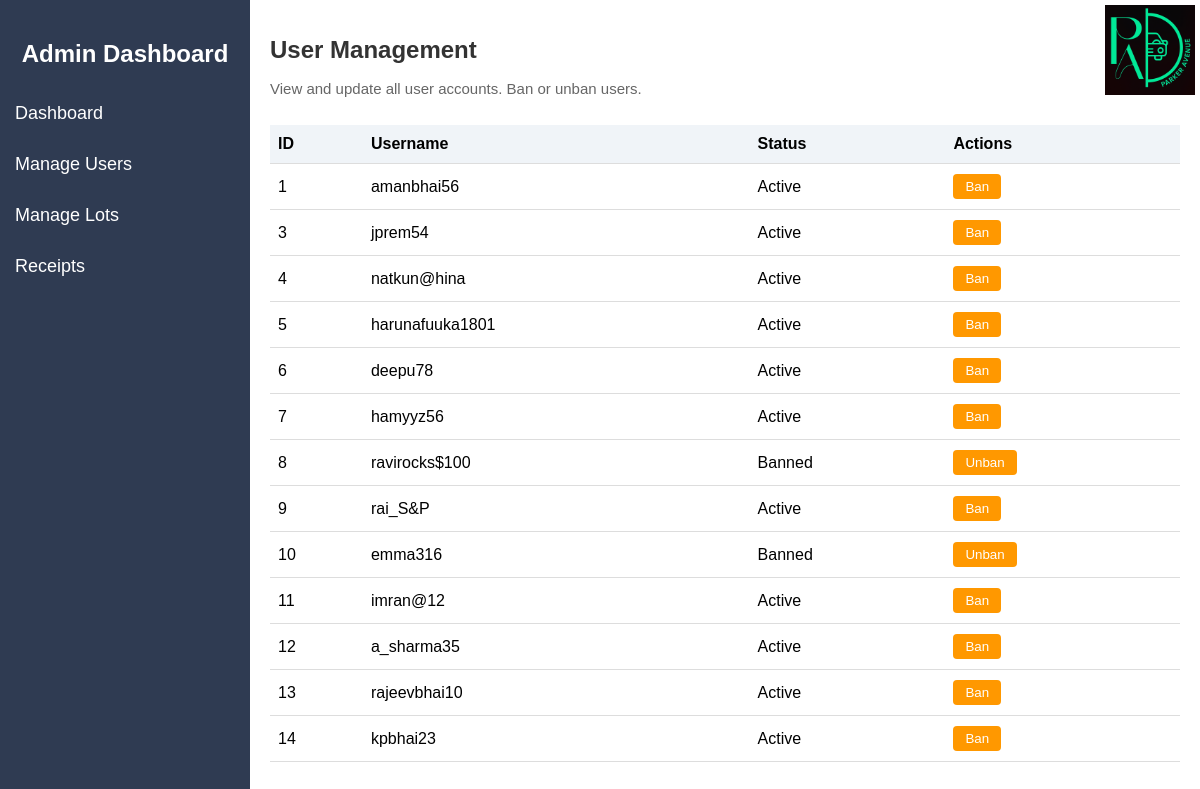
The page /manage_users (signed in) on the database its author committed.
### models.py (models this page shows)
class User(db.Model):
    id=db.Column(db.Integer, primary_key=True)
    username=db.Column(db.String(80), unique=True, nullable=False)
    fullname=db.Column(db.String(100), nullable=True)
    email=db.Column(db.String(120), unique=True, nullable=False)
    password=db.Column(db.String(50), nullable=False)
    dob=db.Column(db.Date, nullable=False)
    state=db.Column(db.String(50), nullable=False)
    is_admin=db.Column(db.Boolean, default=False)
    is_banned=db.Column(db.Boolean, default=False)
    reservations=db.relationship('Reservation', backref='user', lazy=True)

### app.py (the view)
@app.route('/manage_users')
@admin_required
def manage_users():
    users=User.query.all()
    lots=ParkingLot.query.all()
    return render_template('manage_users.html', users=users, lots=lots)

### app.py (called while the page is built)
def admin_required(f):
    @wraps(f)
    def decorated_function(*args, **kwargs):
        if not session.get('admin_logged_in'):
            flash('Admin access is required', 'danger')
            return redirect(url_for('admin_login'))
        return f(*args, **kwargs)
    return decorated_function

### templates/manage_users.html (shortened to what this page needs)
<!DOCTYPE html>
<html lang="en">
<head>
</head>
<body>
  <div class="sidebar">
    <h2>Admin Dashboard</h2>
    <a href="{{ url_for('admin_dashboard') }}">Dashboard</a>
    <a href="{{ url_for('manage_users') }}">Manage Users</a>
    <a href="{{ url_for('manage_lots') }}">Manage Lots</a>
    <a href="{{ url_for('receipts') }}">Receipts</a>
  </div>
  <div class="main-content">
    <div class="logo-container">
      <img src="{{ url_for('static', filename='../static/parker_avenue_logo.png') }}" alt=" " />
    </div>
    <h1>User Management</h1>
    <p>View and update all user accounts. Ban or unban users.</p>
    <table id="userTable">
      <thead>
        <tr>
          <th>ID</th>
          <th>Username</th>
          <th>Status</th>
          <th>Actions</th>
        </tr>
      </thead>
      <tbody>
        {% for user in users %}
        <tr>
          <td>{{ user.id }}</td>
          <td>{{ user.username }}</td>
          <td>{{ 'Banned' if user.is_banned else 'Active' }}</td>
          <td>
            <form action="{{ url_for('ban_user', user_id=user.id) }}" method="post" style="display:inline;">
              <button class="ban-btn" type="submit">{{ 'Unban' if user.is_banned else 'Ban' }}</button>
            </form>
          </td>
        </tr>
        {% endfor %}
      </tbody>
    </table>
  </div>
</body>
</html>

### templates/manage_users.html (style rules this page uses)
body { font-family:Arial, sans-serif; display:flex; margin:0; }
.sidebar { width:250px; background-color: #2f3b52; color:#fff; padding-top:20px; height:100vh; position:fixed; }
.sidebar h2 { text-align:center; margin-bottom:20px; }
.sidebar a { color:white; padding:15px; text-decoration:none; display:block; font-size:18px; }
.main-content { margin-left:250px; padding:20px; width:100%; }
.main-content h1 { font-size:24px; color:#333; }
.main-content p { margin-top:8px; font-size:15px; color:#666; }
.logo-container { position:absolute; top:5px; right:5px; text-align:right; }
.logo-container img { height:90px; width:90px; }
table { width:100%; border-collapse:collapse; margin-top:28px; }
th, td { padding:10px 8px; border-bottom:1px solid #ddd; text-align:left; }
th { background: #f0f4f8; }
.delete-btn, .ban-btn, .assign-btn { padding:5px 12px; margin-right:6px; border-radius:4px; border:none; cursor:pointer; }
.ban-btn { background: #ff9800; color: #fff; }

### rows shown on the page
User: id "1", username "amanbhai56", is_banned "Active", is_banned "Ban"
User: id "3", username "jprem54", is_banned "Active", is_banned "Ban"
User: id "4", username "natkun@hina", is_banned "Active", is_banned "Ban"
User: id "5", username "harunafuuka1801", is_banned "Active", is_banned "Ban"
User: id "6", username "deepu78", is_banned "Active", is_banned "Ban"
User: id "7", username "hamyyz56", is_banned "Active", is_banned "Ban"
User: id "8", username "ravirocks$100", is_banned "Banned", is_banned "Unban"
User: id "9", username "rai_S&P", is_banned "Active", is_banned "Ban"
User: id "10", username "emma316", is_banned "Banned", is_banned "Unban"
User: id "11", username "imran@12", is_banned "Active", is_banned "Ban"
User: id "12", username "a_sharma35", is_banned "Active", is_banned "Ban"
User: id "13", username "rajeevbhai10", is_banned "Active", is_banned "Ban"
User: id "14", username "kpbhai23", is_banned "Active", is_banned "Ban"
